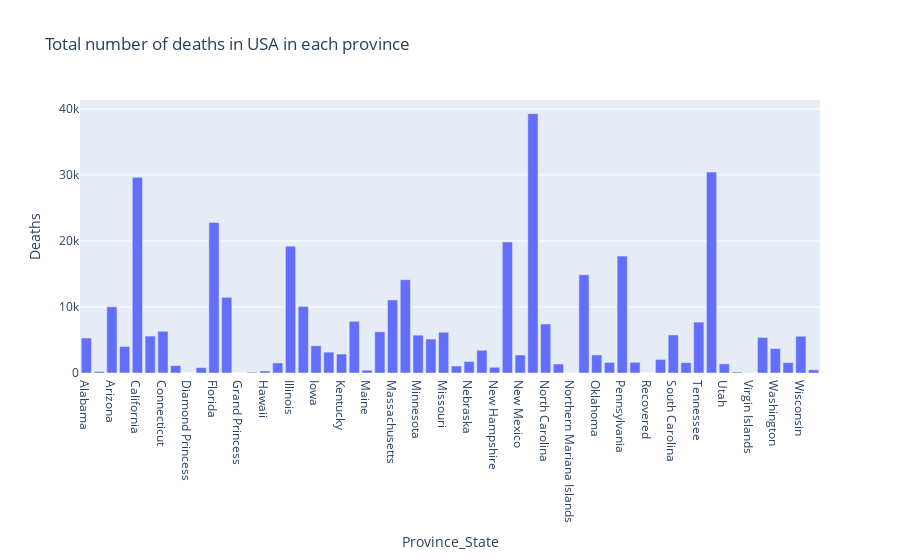

Source (notebook cell):
### Code cell
country_1 = covid_data[covid_data['Country_Region'] == 'US']
deaths_us = country_1.groupby('Province_State')['Deaths'].sum().reset_index()


fig = px.bar(deaths_us, x= 'Province_State', y= 'Deaths', title='Total number of deaths in USA in each province')
fig.show()

### Figure 1 — Plotly figure (JSON) as saved in the notebook; plotly's stock layout.template omitted (floating-point values rounded to 4 significant figures)
{"data": [{"alignmentgroup": "True", "hovertemplate": "Province_State=%{x}<br>Deaths=%{y}<extra></extra>", "legendgroup": "", "marker": {"color": "#636efa", "pattern": {"shape": ""}}, "name": "", "offsetgroup": "", "orientation": "v", "showlegend": false, "textposition": "auto", "type": "bar", "x": ["Alabama", "Alaska", "Arizona", "Arkansas", "California", "Colorado", "Connecticut", "Delaware", "Diamond Princess", "District of Columbia", "Florida", "Georgia", "Grand Princess", "Guam", "Hawaii", "Idaho", "Illinois", "Indiana", "Iowa", "Kansas", "Kentucky", "Louisiana", "Maine", "Maryland", "Massachusetts", "Michigan", "Minnesota", "Mississippi", "Missouri", "Montana", "Nebraska", "Nevada", "New Hampshire", "New Jersey", "New Mexico", "New York", "North Carolina", "North Dakota", "Northern Mariana Islands", "Ohio", "Oklahoma", "Oregon", "Pennsylvania", "Puerto Rico", "Recovered", "Rhode Island", "South Carolina", "South Dakota", "Tennessee", "Texas", "Utah", "Vermont", "Virgin Islands", "Virginia", "Washington", "West Virginia", "Wisconsin", "Wyoming"], "xaxis": "x", "y": [5299, 224, 10036, 4010, 29638, 5600, 6324, 1128, 0, 813, 22804, 11457, 3, 124, 308, 1528, 19210, 10089, 4127, 3164, 2876, 7833, 432, 6246, 11071, 14145, 5731, 5146, 6173, 1054, 1737, 3450, 862, 19854, 2732, 39288, 7425, 1360, 2, 14899, 2738, 1603, 17710, 1616, 0, 2062, 5758, 1570, 7704, 30441, 1390, 156, 24, 5381, 3698, 1570, 5567, 489], "yaxis": "y"}], "layout": {"barmode": "relative", "legend": {"tracegroupgap": 0}, "title": {"text": "Total number of deaths in USA in each province"}, "xaxis": {"anchor": "y", "domain": [0, 1], "title": {"text": "Province_State"}}, "yaxis": {"anchor": "x", "domain": [0, 1], "title": {"text": "Deaths"}}}}
